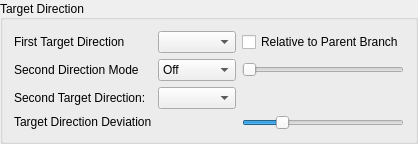
             <widget class="QGroupBox" name="groupBox_7">
              <property name="toolTip">
               <string>&lt;html&gt;&lt;head/&gt;&lt;body&gt;&lt;p&gt;When a branch is spawned it gets a target direction assigned. The branch will always grow within this Target Direction and the allowed Grow Direction Deviation.&lt;/p&gt;&lt;p&gt;A branch may have two target directions. The first is used at from the start, the second is used after either the branch has reached a certain length, or it has reached a certain fraction of its designated length.&lt;/p&gt;&lt;p&gt;This allows to make plants like cacti, where a branch first grows sideways and later upwards.&lt;/p&gt;&lt;/body&gt;&lt;/html&gt;</string>
              </property>
              <property name="title">
               <string>Target Direction</string>
              </property>
              <property name="alignment">
               <set>Qt::AlignLeading|Qt::AlignLeft|Qt::AlignVCenter</set>
              </property>
              <property name="flat">
               <bool>true</bool>
              </property>
              <property name="checkable">
               <bool>false</bool>
              </property>
              <layout class="QVBoxLayout" name="verticalLayout_5">
               <item>
                <layout class="QGridLayout" name="gridLayout_2">
                 <item row="0" column="1">
                  <widget class="QComboBox" name="combo_BranchTargetDir">
                   <property name="toolTip">
                    <string>&lt;html&gt;&lt;head/&gt;&lt;body&gt;&lt;p&gt;The overall target direction into which the branch grows from the start.&lt;/p&gt;&lt;p&gt;&amp;quot;Straight&amp;quot; means it will continue into the direction in which it was spawned.&lt;/p&gt;&lt;/body&gt;&lt;/html&gt;</string>
                   </property>
                  </widget>
                 </item>
                 <item row="2" column="0">
                  <widget class="QLabel" name="label_38">
                   <property name="toolTip">
                    <string>&lt;html&gt;&lt;head/&gt;&lt;body&gt;&lt;p&gt;The overall target direction into which the branch grows after its length has reached the threshold.&lt;/p&gt;&lt;p&gt;&amp;quot;Straight&amp;quot; means it will continue into the direction in which it was spawned.&lt;/p&gt;&lt;/body&gt;&lt;/html&gt;</string>
                   </property>
                   <property name="text">
                    <string>Second Target Direction:</string>
                   </property>
                  </widget>
                 </item>
                 <item row="2" column="1">
                  <widget class="QComboBox" name="combo_BranchTargetDir2">
                   <property name="toolTip">
                    <string>&lt;html&gt;&lt;head/&gt;&lt;body&gt;&lt;p&gt;The overall target direction into which the branch grows after its length has reached the threshold.&lt;/p&gt;&lt;p&gt;&amp;quot;Straight&amp;quot; means it will continue into the direction in which it was spawned.&lt;/p&gt;&lt;/body&gt;&lt;/html&gt;</string>
                   </property>
                  </widget>
                 </item>
                 <item row="0" column="0">
                  <widget class="QLabel" name="label_15">
                   <property name="toolTip">
                    <string>&lt;html&gt;&lt;head/&gt;&lt;body&gt;&lt;p&gt;The overall target direction into which the branch grows from the start.&lt;/p&gt;&lt;p&gt;&amp;quot;Straight&amp;quot; means it will continue into the direction in which it was spawned.&lt;/p&gt;&lt;/body&gt;&lt;/html&gt;</string>
                   </property>
                   <property name="text">
                    <string>First Target Direction</string>
                   </property>
                  </widget>
                 </item>
                 <item row="2" column="3">
                  <spacer name="horizontalSpacer_11">
                   <property name="orientation">
                    <enum>Qt::Horizontal</enum>
                   </property>
                   <property name="sizeHint" stdset="0">
                    <size>
                     <width>40</width>
                     <height>20</height>
                    </size>
                   </property>
                  </spacer>
                 </item>
                 <item row="1" column="0">
                  <widget class="QLabel" name="label_51">
                   <property name="toolTip">
                    <string>&lt;html&gt;&lt;head/&gt;&lt;body&gt;&lt;p&gt;The mode for the second target direction:&lt;/p&gt;&lt;p&gt;&amp;quot;Off&amp;quot; means it is not used and the &amp;quot;First Target Direction&amp;quot; is always used.&lt;/p&gt;&lt;p&gt;&amp;quot;Relative&amp;quot; means along some fraction of the branch, the target direction will switch to the second.&lt;/p&gt;&lt;p&gt;&amp;quot;Absolute&amp;quot; means after some absolute branch length, the target direction will switch to the second.&lt;/p&gt;&lt;p&gt;Use the slider to control the relative or absolute distance.&lt;/p&gt;&lt;/body&gt;&lt;/html&gt;</string>
                   </property>
                   <property name="text">
                    <string>Second Direction Mode</string>
                   </property>
                  </widget>
                 </item>
                 <item row="1" column="3">
                  <layout class="QHBoxLayout" name="horizontalLayout_16">
                   <item>
                    <widget class="QSlider" name="slider_SecondDirUsage">
                     <property name="toolTip">
                      <string>&lt;html&gt;&lt;head/&gt;&lt;body&gt;&lt;p&gt;Controls at which absolute or relative distance along the branch, the target direction is switched to the second, unless the &amp;quot;Second Direction Mode&amp;quot; is set to &amp;quot;off&amp;quot;.&lt;/p&gt;&lt;/body&gt;&lt;/html&gt;</string>
                     </property>
                     <property name="minimum">
                      <number>1</number>
                     </property>
                     <property name="maximum">
                      <number>500</number>
                     </property>
                     <property name="orientation">
                      <enum>Qt::Horizontal</enum>
                     </property>
                    </widget>
                   </item>
                  </layout>
                 </item>
                 <item row="1" column="1">
                  <widget class="QComboBox" name="combo_BranchSecondDirMode">
                   <property name="toolTip">
                    <string>&lt;html&gt;&lt;head/&gt;&lt;body&gt;&lt;p&gt;The mode for the second target direction:&lt;/p&gt;&lt;p&gt;&amp;quot;Off&amp;quot; means it is not used and the &amp;quot;First Target Direction&amp;quot; is always used.&lt;/p&gt;&lt;p&gt;&amp;quot;Relative&amp;quot; means along some fraction of the branch, the target direction will switch to the second.&lt;/p&gt;&lt;p&gt;&amp;quot;Absolute&amp;quot; means after some absolute branch length, the target direction will switch to the second.&lt;/p&gt;&lt;p&gt;Use the slider to control the relative or absolute distance.&lt;/p&gt;&lt;/body&gt;&lt;/html&gt;</string>
                   </property>
                   <property name="currentIndex">
                    <number>0</number>
                   </property>
                   <item>
                    <property name="text">
                     <string>Off</string>
                    </property>
                   </item>
                   <item>
                    <property name="text">
                     <string>Relative</string>
                    </property>
                   </item>
                   <item>
                    <property name="text">
                     <string>Absolute</string>
                    </property>
                   </item>
                  </widget>
                 </item>
                 <item row="3" column="0">
                  <widget class="QLabel" name="label_9">
                   <property name="toolTip">
                    <string>&lt;html&gt;&lt;head/&gt;&lt;body&gt;&lt;p&gt;When a branch is spawned it gets a target direction assigned into which it always tries to grow (upwards, downwards, etc.). This setting describes how many degrees from that base target direction the branches final target direction may deviate. If this is set to zero, all branches will try to grow into exactly the same direction. The higher this setting, the more the branches will grow into different directions.&lt;/p&gt;&lt;/body&gt;&lt;/html&gt;</string>
                   </property>
                   <property name="text">
                    <string>&lt;html&gt;&lt;head/&gt;&lt;body&gt;&lt;p&gt;Target Direction Deviation&lt;/p&gt;&lt;/body&gt;&lt;/html&gt;</string>
                   </property>
                  </widget>
                 </item>
                 <item row="3" column="3">
                  <widget class="QSlider" name="slider_BranchDirectionDeviation">
                   <property name="toolTip">
                    <string>&lt;html&gt;&lt;head/&gt;&lt;body&gt;&lt;p&gt;When a branch is spawned it gets a target direction assigned into which it always tries to grow (upwards, downwards, etc.). This setting describes how many degrees from that base target direction the branches final target direction may deviate. If this is set to zero, all branches will try to grow into exactly the same direction. The higher this setting, the more the branches will grow into different directions.&lt;/p&gt;&lt;/body&gt;&lt;/html&gt;</string>
                   </property>
                   <property name="maximum">
                    <number>90</number>
                   </property>
                   <property name="value">
                    <number>20</number>
                   </property>
                   <property name="orientation">
                    <enum>Qt::Horizontal</enum>
                   </property>
                  </widget>
                 </item>
                 <item row="0" column="3">
                  <widget class="QCheckBox" name="check_TargetDirRelative">
                   <property name="toolTip">
                    <string>&lt;html&gt;&lt;head/&gt;&lt;body&gt;&lt;p&gt;If this is not checked, the target direction is relative to the ground. Ie. 0 degree means towards the sky, and 180 degree means towards the ground. 90 degree means orthogonal to the ground.&lt;/p&gt;&lt;p&gt;If this is checked, the target direction is relative to the parent branch (if there is one). In this case 0 degree means it will grow into the same direction as the parent branch grew at the position where the child was spawned. 90 degree means, it will grow orthogonal to the parent and 180 degree means it will grow in the opposite direction.&lt;/p&gt;&lt;/body&gt;&lt;/html&gt;</string>
                   </property>
                   <property name="text">
                    <string>Relative to Parent Branch</string>
                   </property>
                  </widget>
                 </item>
                </layout>
               </item>
              </layout>
             </widget>
